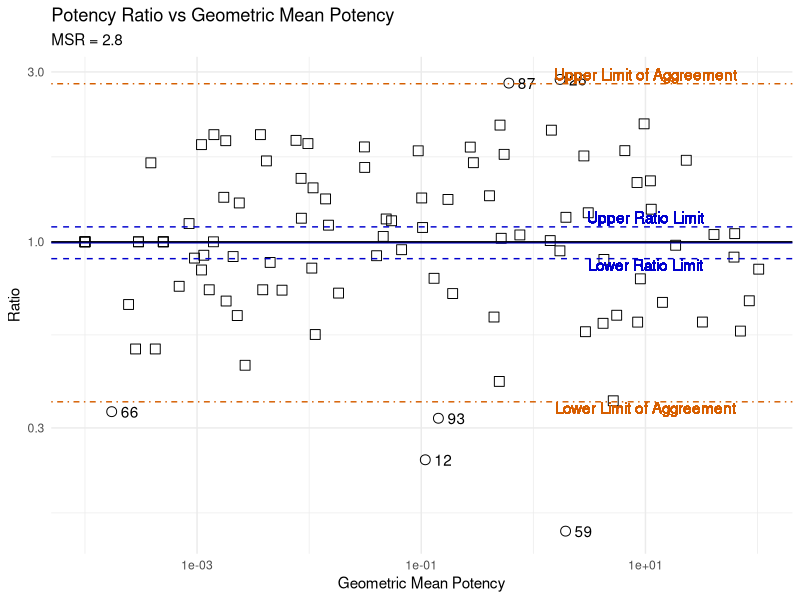
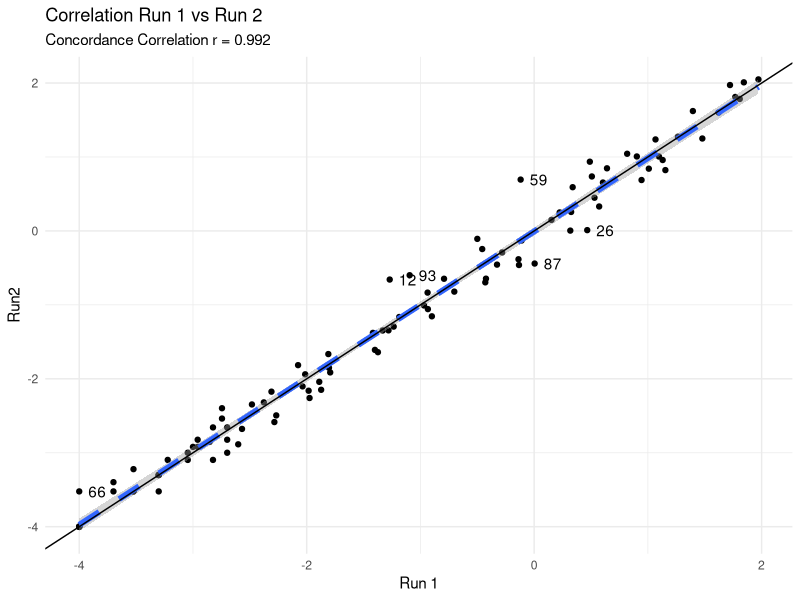
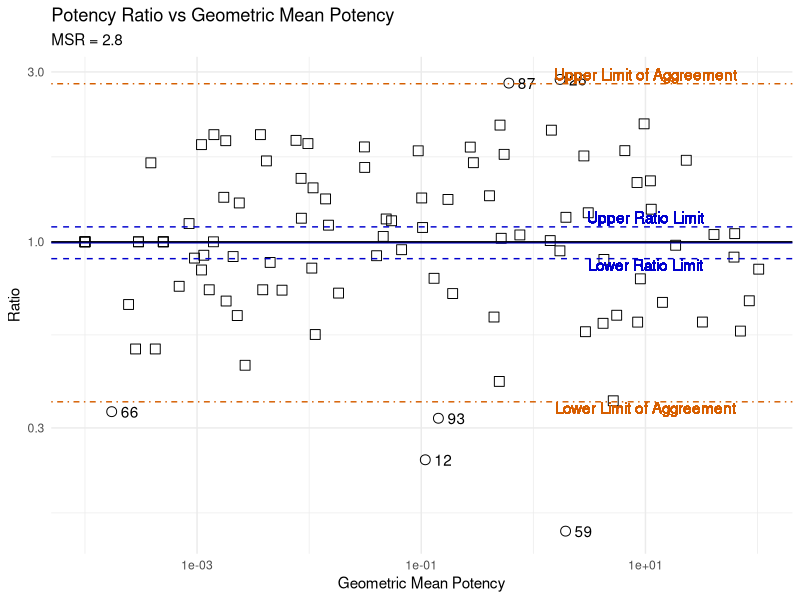
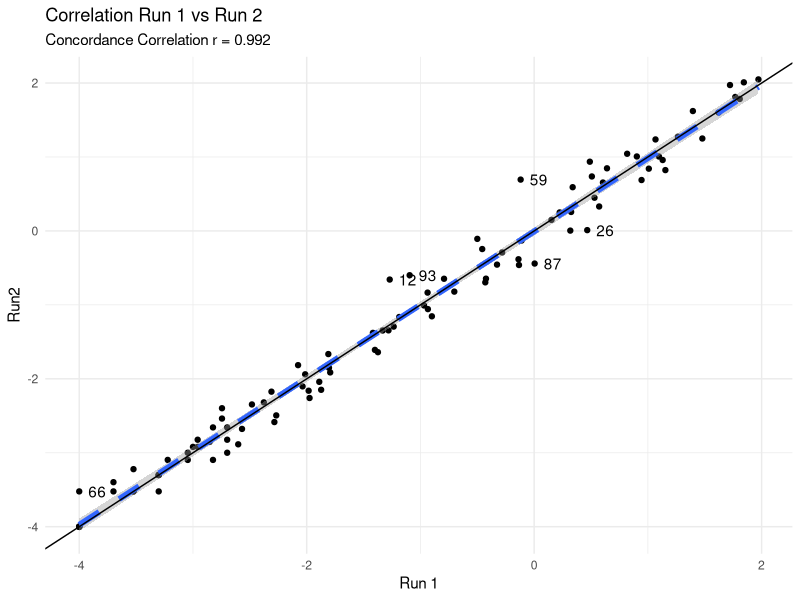

These figures' R source, in order: (Note: this script raises an error after producing the figures.)
# Base functionality for MSX application for proposed Shiny Application

# Set up  server environment

library(tidyverse)

# Concordance Correlation V. Devanarayan --------------------------------
conc.corr <- function(x, y, alpha = 0.05)
{
  qval <- qnorm(1. - alpha/2.)
  N <- length(x)
  lm.xy <- lm(y ~ x)
  Intercept <- c(lm.xy$coeff[1.])
  Slope <- c(lm.xy$coeff[2.])
  A <- 2. * Slope * var(x)
  B <- var(y) + var(x)
  C <- (Intercept + (Slope - 1.) * (mean(x)))^2.
  rho <- A/(B + C)
  U <- (mean(x) - mean(y))^2./(sqrt(var(x)) * sqrt(var(y)))
  # cat("Zhat = ",Zhat,"\n")
  # cat("D=",D,"\n")
  # cat("E=",E,"\n")
  Zhat <- 0.5 * logb((1. + rho)/(1. - rho))
  D <- (4. * rho^3. * (1. - rho) * U)/(rho * (1. - rho^2.)^2.)
  E <- (2. * rho^4. * U^2.)/(rho^2. * (1. - rho^2.)^2.)
  # cat("var.Zhat=",var.Zhat,"\n")
  var.Zhat <- 1./(N - 2.) * (D - E)
  lowlim <- Zhat - qval * sqrt(var.Zhat)
  # cat(lowlim,upplim,"\n")
  # Now transform back:
  upplim <- Zhat + qval * sqrt(var.Zhat)
  lowlim <- (exp(2. * lowlim) - 1.)/(1. + exp(2. * lowlim))
  upplim <- (exp(2. * upplim) - 1.)/(1. + exp(2. * upplim))
  lowlim <- max(lowlim, -1.)
  upplim <- min(upplim, 1.)
  list(rho = rho, lowlim = lowlim, upplim = upplim)
}


Pot <- TRUE # flag TRUE for potency data and FALSE for efficacy data

# Input Data and prepare for analysis

UsrData <- read_csv('Data/my_RepExpData.csv', col_names = TRUE, col_types = 'cnn') %>% 
  mutate(Potency = Pot,
         Meas1 = if_else(Potency, log10(Exp1), Exp1),
         Meas2 = if_else(Potency, log10(Exp2), Exp2), 
         MeasMean = (Meas1 + Meas2) / 2,
         MeasDiff = Meas1 - Meas2,
         GeoMean = 10 ^ MeasMean,
         Ratio = 10 ^ MeasDiff)

# Calculate MSX Statistics

MSxStats <- UsrData %>%
  summarise(n = n(), 
            t = qt(0.975, n - 1),
            MeanDiff = mean(MeasDiff),
            StdDev = sd(MeasDiff),
            MSx = 2 * StdDev,
            UDL = MeanDiff + (t * StdDev/sqrt(n)),
            LDL = MeanDiff - (t * StdDev/sqrt(n)),
            ULSA = MeanDiff + (t * StdDev),
            LLSA = MeanDiff- (t * StdDev))

ConCorr <- conc.corr(UsrData$Meas1, UsrData$Meas2)
ConCorrLabel <- paste("Concordance Correlation r =", format(ConCorr, digits = 3))

# Flag data pairs with potential outliers (MeasDiff outside of limits of agreement)

UsrData <- UsrData %>% 
  mutate(Outlier = MeasDiff > MSxStats$ULSA | MeasDiff < MSxStats$LLSA,
         Label = if_else(Outlier, Sample, NA))

# Generate MD Plot (Mean/Difference for MSD or Geometric Mean/Ratio for MSR) for report.

MDPlot <- if (Pot) {
  
  MSRLabel <- paste("MSR =", format(10 ^ MSxStats$MSx, digits = 2))
  
  ggplot(UsrData, aes(x =  GeoMean, y = Ratio)) +
    geom_point(shape = UsrData$Outlier, size = 3) +
    geom_text(aes(label = Label), na.rm = TRUE, hjust = -.5) +
    geom_hline(yintercept = 10 ^ MSxStats$MeanDiff, color = "mediumblue") +
    geom_hline(yintercept = 1, color = "black") +
    geom_hline(yintercept = 10 ^ MSxStats$UDL, color = "mediumblue", linetype = "dashed") +
    geom_text(x = 1, y = MSxStats$UDL, label = "Upper Ratio Limit", color = "mediumblue", vjust = -0.3) +
    geom_hline(yintercept = 10 ^MSxStats$LDL, color = "mediumblue", linetype = "dashed") +
    geom_text(x = 1, y = MSxStats$LDL, label = "Lower Ratio Limit", color = "mediumblue", vjust = 1) +
    geom_hline(yintercept = 10^ MSxStats$ULSA, color = "#D55E00", linetype = "dotdash") +
    geom_text(x = 1, y = MSxStats$ULSA, label = "Upper Limit of Aggreement", color = "#D55E00", vjust = -0.3) +
    geom_hline(yintercept = 10 ^ MSxStats$LLSA, color = "#D55E00", linetype = "dotdash") + 
    geom_text(x = 1, y = MSxStats$LLSA, label = "Lower Limit of Aggreement", color = "#D55E00", vjust = 1) +
    theme_minimal() +
    scale_x_continuous(trans='log10') + 
    scale_y_continuous(trans='log10') +
    labs(title="Potency Ratio vs Geometric Mean Potency",
         subtitle = MSRLabel,
         x ="Geometric Mean Potency", y = "Ratio")
  
} else {
  MSDLabel <- paste("MSD =", format(MSxStats$MSx, digits = 2))
  
  ggplot(UsrData, aes(x = MeasMean, y = MeasDiff)) +
    geom_point(shape = UsrData$Outlier, size = 3) +
    geom_text(aes(label = Label), na.rm = TRUE, hjust = -.5) +
    geom_hline(yintercept = MSxStats$MeanDiff, color = "mediumblue") +
    geom_hline(yintercept = 0, color = "black") +
    geom_hline(yintercept = MSxStats$UDL, color = "mediumblue", linetype = "dashed") +
    geom_text(x = 1, y = MSxStats$UDL, label = "Upper Difference Limit", color = "mediumblue", vjust = -0.3) +
    geom_hline(yintercept = MSxStats$LDL, color = "mediumblue", linetype = "dashed") +
    geom_text(x = 1, y = MSxStats$LDL, label = "Lower Difference Limit", color = "mediumblue", vjust = 1) +
    geom_hline(yintercept = MSxStats$ULSA, color = "#D55E00", linetype = "dotdash") +
    geom_text(x = 1, y = MSxStats$ULSA, label = "Upper Limit of Aggreement", color = "#D55E00", vjust = -0.3) +
    geom_hline(yintercept = MSxStats$LLSA, color = "#D55E00", linetype = "dotdash") + 
    geom_text(x = 1, y = MSxStats$LLSA, label = "Lower Limit of Aggreement", color = "#D55E00", vjust = 1) +
    theme_minimal() +
    labs(title="Difference vs Mean Efficacy",
         subtitle = MSDLabel,
         x ="Mean Efficacy", y = "Difference")
  
}

MDPlot

ggsave(filename = 'Output/MDPlot.png', plot = MDPlot, height = 4, width = 6, units = "in")

# R1R2 Plot - Run1/Run2 with correlation.


R1R2Plot <- ggplot(UsrData,aes(x = Meas1, y = Meas2)) +
  geom_point() +
  geom_text(aes(label = Label), na.rm = TRUE, hjust = -.5) +
  geom_smooth(method = "lm", se = TRUE, linetype = "dashed", linewidth = 2) +
  geom_abline(slope = 1) +
  labs(title = "Correlation Run 1 vs Run 2",
       subtitle = ConCorrLabel,
       x = "Run 1",
       y = "Run2") +
  theme_minimal()

R1R2Plot

ggsave(filename = 'Output/CorrelationPlot.png', plot = R1R2Plot, height = 4, width = 4, units = "in")

# Generate output data files for user

  RepExpData <- if(Pot) { UsrData %>% 
      select(-Potency, -Meas1, -Meas2, -MeasDiff, -MeasMean, -Label) %>% 
      rename(`Geometric Mean` = GeoMean, `Ratio (Run 1/Run 2` = Ratio)
    
} else { UsrData %>% 
      select(-Potency, -Meas1, -Meas2, -GeoMean, -Ratio) %>% 
      rename(Mean = MeasMean, Difference = MeasDiff, -Label)
  
}
  
 RepExpStats <- if(Pot) {
   MSxStats %>% 
     select(-t, -StdDev) %>% 
     mutate(MeanDiff = 10 ^ MeanDiff,
            MSx = 10 ^ MSx,
            UDL = 10 ^ UDL,
            LDL = 10 ^ LDL,
            ULSA = 10 ^ ULSA,
            LLSA = 10 ^ LLSA) %>% 
     rename(MSR = MSx,
            `Upper Ratio Limit` = UDL,
            `Lower Ratio Limit` = LDL,
            `Upper Agreement Limit` = ULSA,
             `Lower Agreement Limit` = LLSA)
   
   
 } else {
   MSxStats %>% 
     select(-t, -StdDev) %>%
     rename(MSD = MSx,
            `Upper Difference Limit` = UDL,
            `Lower Difference Limit` = LDL,
            `Upper Agreement Limit` = ULSA,
            `Lower Agreement Limit` = LLSA)
 }
 
 write_csv(RepExpData, file = 'Output/RepExpData.csv')
 write_csv(RepExpStats, file = 'Output/RepExpStats.csv')
 